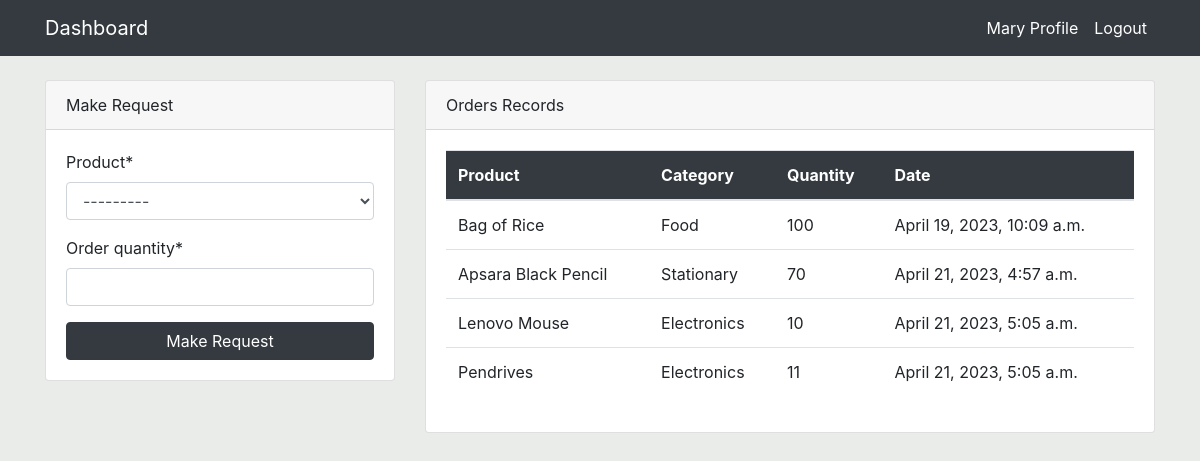
The app's page /dashboard/ (signed in) with its own data.
### dashboard/models.py (models this page shows, shortened)
class Order(models.Model):
    product=models.ForeignKey(Product,on_delete=models.CASCADE,null=True)
    staff=models.ForeignKey(User,models.CASCADE,null=True)
    order_quantity=models.PositiveBigIntegerField(null=True)
    date=models.DateTimeField(auto_now_add=True)
    class Meta:
        verbose_name_plural='Order'

class Product(models.Model):
    name=models.CharField(max_length=100,null=True)
    category=models.CharField(max_length=100,choices=CATEGORY,null=True)
    quantity=models.PositiveIntegerField(null=True)
    def __str__(self):
        return f'{self.name} - {self.quantity}'
    class Meta:
        verbose_name_plural='Product'

### dashboard/views.py (the view)
# urls.py: path('dashboard/',views.index,name='dashboard-index'),
@login_required(login_url='user-login')
def index(request):
    order=Order.objects.all()
    products=Product.objects.all()
    product_count=Product.objects.all().count()
    order_count=Order.objects.all().count()
    workers_count=User.objects.all().count()
    if request.method=='POST':
        form=OrderForm(request.POST)
        if form.is_valid():#after the validation method is call we have to assign the staff to the order which have been made
            instance=form.save(commit=False)#created a new variable instance if commit is = false we haven't saved it yet
            instance.staff=request.user#whichever logged in  user is making a request is the staff we want to assign that particular item
            instance.save()
            return redirect('dashboard-index')
    else:
        form=OrderForm()
    context={
        'order':order,
        'form':form,
        'products':products,
        'product_count':product_count,
        'order_count':order_count,
        'workers_count':workers_count,
    }
    return render(request,'dashboard/index.html',context)

### dashboard/forms.py
class OrderForm(forms.ModelForm):
    class Meta:
        model= Order
        fields=['product','order_quantity']

### Templates/dashboard/index.html (shortened to what this page needs)
{% extends 'partials/base.html' %}
{% block content%}
{%if user.is_authenticated and user.is_staff %}
{% include 'partials/topnav.html' %}
<div class="container">
    <div class="row my-5">
        <div class="col-md-6">
            <div class="bg-white">
                <canvas id="myChart1" width="400" height="300"></canvas>
                <script>
                    var ctx = document.getElementById('myChart1').getContext('2d');
                    var myChart1 = new Chart(ctx, {
                        type: 'pie',
                        data: {
                            labels: [{% for order in order %} '{{order.product.name}}', {% endfor %}],
                            datasets: [{
                                label: 'Orders',
                                data: [{% for order in order %} '{{order.order_quantity}}',   {% endfor %}],
                                backgroundColor: [
                                    'rgba(255, 206, 86, 1)',
                                    'rgba(54, 162, 235, 1)',
                                    'rgba(75, 192, 192, 1)',
                                    'rgba(153, 102, 255, 1)',
                                    'rgba(255, 159, 64, 1)',
                                    'rgba(255, 99, 132, 1)',
                                    'rgba(25, 159, 64, 1)',
                                    'rgba(211, 99, 12, 1)',
                                    'rgba(255, 159, 64,1)',
                                ],
                                borderColor: [
                                    'rgba(255, 206, 86, 1)',
                                    'rgba(54, 162, 235, 1)',
                                    'rgba(75, 192, 192, 1)',
                                    'rgba(153, 102, 255, 1)',
                                    'rgba(255, 159, 64, 1)',
                                    'rgba(255, 99, 132, 1)',
                                    'rgba(25, 159, 64, 1)',
                                    'rgba(211, 99, 12, 1)',
                                    'rgba(255, 159, 64,1)',
                                ],
                                borderWidth: 1
                            }]
                        },
                        options: {
                            scales: {
                                yAxes: [{
                                    ticks: {
                                        beginAtZero: true
                                    }
                                }]
                            }
                        }
                    });
                </script>
            </div>
        </div>
        <div class="col-md-6">
            <div class="bg-white">
                <canvas id="myChart" width="400" height="300"></canvas>
                <script>
                    var ctx = document.getElementById('myChart').getContext('2d');
                    var myChart = new Chart(ctx, {
                        type: 'bar',
                        data: {
                            labels: [{% for product in products %} '{{product.name}}', {% endfor %}],
                            datasets: [{
                                label: 'Products',
                                data: [{% for product in products %} '{{product.quantity}}', {% endfor %}],
                                backgroundColor: [
                                    'rgba(54, 162, 235, 1)',
                                    'rgba(255, 206, 86, 1)',
                                    'rgba(75, 192, 192, 1)',
                                    'rgba(153, 102, 255, 1)',
                                    'rgba(255, 159, 64, 1)',
                                    'rgba(255, 99, 132, 1)',
                                    'rgba(25, 159, 64, 1)',
                                    'rgba(211, 99, 12, 1)',
                                    'rgba(255, 159, 64,1)',
                                ],
                                borderColor: [
                                    'rgba(54, 162, 235, 1)',
                                    'rgba(255, 206, 86, 1)',
                                    'rgba(75, 192, 192, 1)',
                                    'rgba(153, 102, 255, 1)',
                                    'rgba(255, 159, 64, 1)',
                                    'rgba(255, 99, 132, 1)',
                                ],
                                borderWidth: 1
                            }]
                        },
                        options: {
                            scales: {
                                yAxes: [{
                                    ticks: {
                                        beginAtZero: true
                                    }
                                }]
                            }
                        }
                    });
                </script>
            </div>
        </div>
    </div>
</div>
{% else %}
{% include 'dashboard/staff_index.html'%}
{% endif %}
{% endblock %}

### Templates/partials/nav.html (shortened to what this page needs)
<nav class="navbar navbar-expand-lg navbar-light bg-dark">
    {% if user.is_authenticated%}
    <div class="container">
        <a class="navbar-brand text-white" href="{% url 'dashboard-index' %}">Dashboard</a>
        <div class="collapse navbar-collapse" id="navbarSupportedContent">
            <ul class="navbar-nav ml-auto">
                <li class="nav-item active">
                    <a class="nav-link text-white" href="{%url 'user-profile' %}">{{user.username}} Profile
                        <span class="sr-only">(current)</span></a>
                </li>
                <li class="nav-item">
                    <a class="nav-link text-white" href="{% url 'user-logout'%}">Logout</a>
                </li>
            </ul>
            {% endif %}
        </div>
    </div>
</nav>

### Templates/dashboard/staff_index.html (shortened to what this page needs)
{% load crispy_forms_tags %}
<div class="container">
    <div>
        <div class="row mt-4">
            <div class="col-md-4">
                <div class="card">
                    <div class="card-header">
                        Make Request
                    </div>
                    <div class="card-body">
                        <form method="POST">
                            {{ form|crispy }}
                            <input class="btn btn-dark btn-block" type="submit" value="Make Request">
                        </form>
                    </div>
                </div>
            </div>
            <div class="col-md-8">
                <div class="card">
                    <div class="card-header">
                        Orders Records
                    </div>
                    <div class="card-body">
                        <table class="table bg-white">
                            <thead class="bg-dark text-white">
                                <tr>
                                    <th scope="col">Product</th>
                                    <th scope="col">Category</th>
                                    <th scope="col">Quantity</th>
                                    <th scope="col">Date</th>
                                </tr>
                            </thead>
                            <tbody>
                                {% for order in order %}
                                {% if order.staff == user %}
                                <tr>
                                    <td>{{ order.product.name }}</td>
                                    <td>{{ order.product.category }}</td>
                                    <td>{{ order.order_quantity }}</td>
                                    <td>{{ order.date }}</td>
                                </tr>
                                {% endif %}
                                {% endfor %}
                            </tbody>
                        </table>
                    </div>
                </div>
            </div>
        </div>
    </div>
</div>

### Templates/partials/base.html (style rules this page uses)
body { background: rgb(233, 236, 233); }

### records on screen
Order: product.name "Bag of Rice", product.category "Food", order_quantity "100", date "April 19, 2023, 10:09 a.m."
Order: product.name "Apsara Black Pencil", product.category "Stationary", order_quantity "70", date "April 21, 2023, 4:57 a.m."
Order: product.name "Lenovo Mouse", product.category "Electronics", order_quantity "10", date "April 21, 2023, 5:05 a.m."
Order: product.name "Pendrives", product.category "Electronics", order_quantity "11", date "April 21, 2023, 5:05 a.m."

### other values on screen
{{ user.username }} "Mary"
